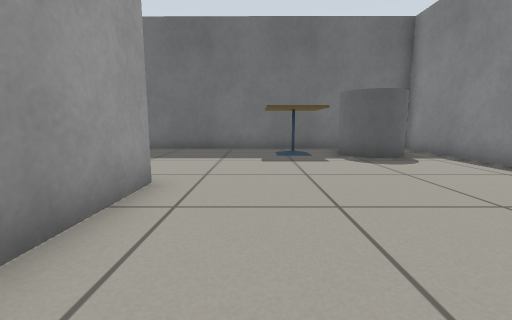
view 1 (above)

20 first-person views from a walk through a world built for the Gazebo simulator. The camera is 0.5 m above the floor, tilts 8° down and sees 90° across. The floor is counted in squares, 0.5 m on a side. Each view is taken from the middle of a square. On the plan, view 1 faces up. The plan holds only what a view shows up to about 11 squares ahead; the rest is blank.

view 2
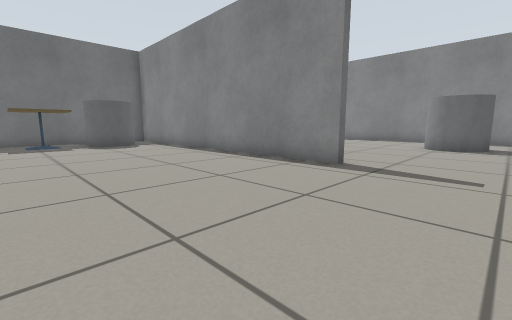

view 3
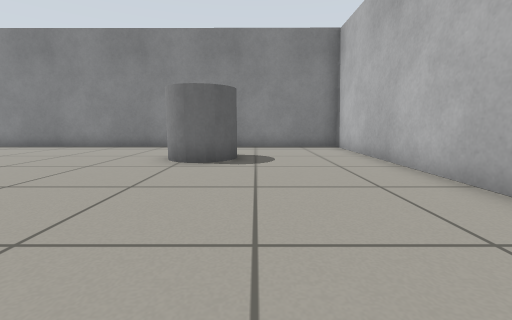

view 4
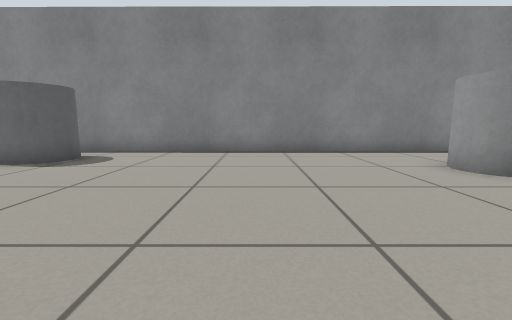

view 5
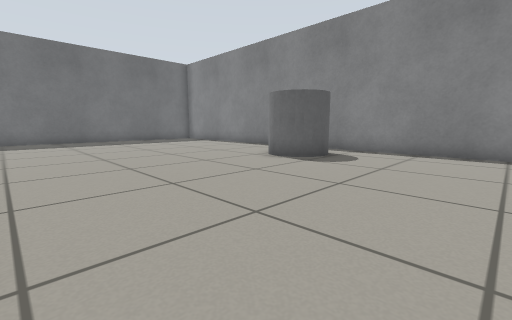

view 6
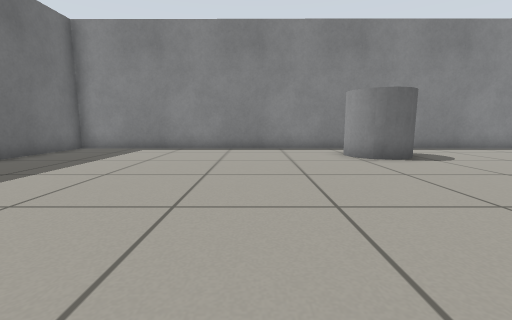

view 7
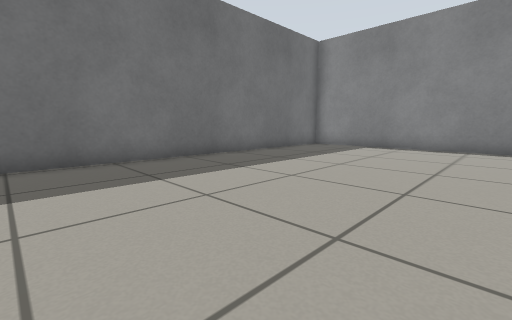

view 8
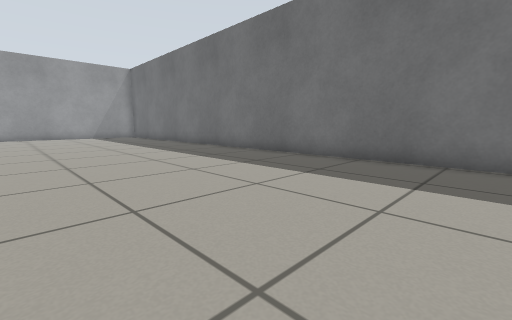

view 9
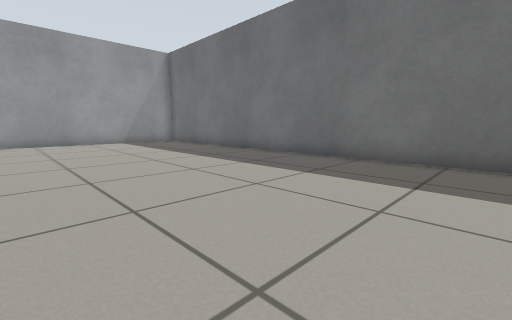

view 10
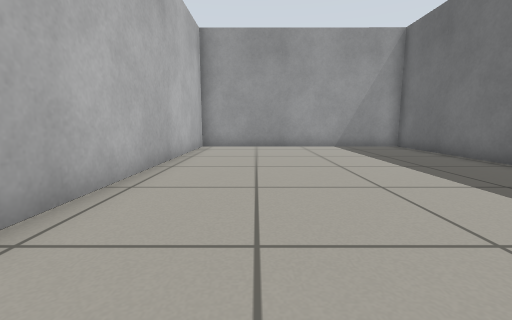

view 11
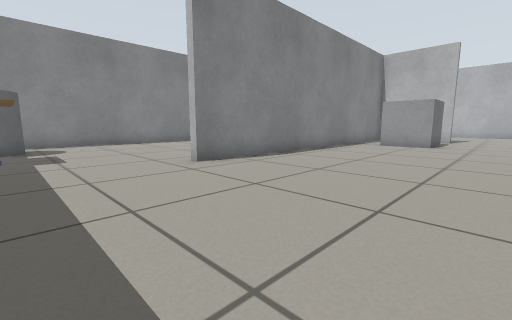

view 12
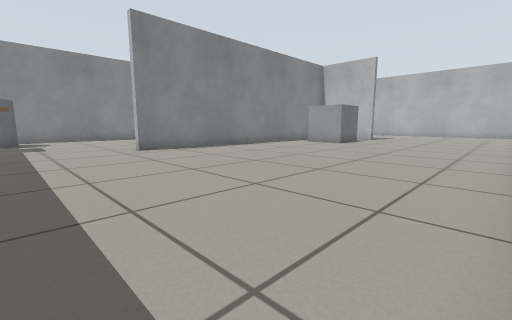

view 13
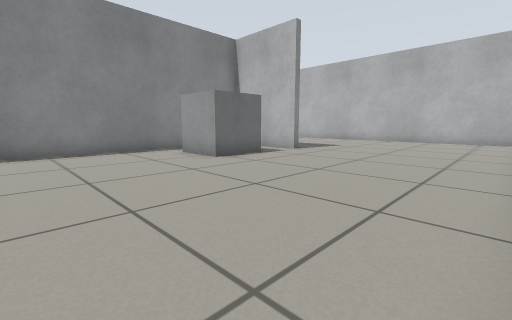

view 14
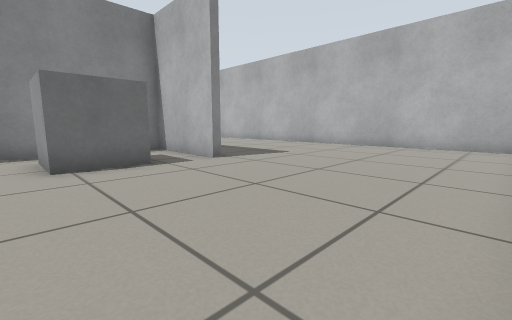

view 15
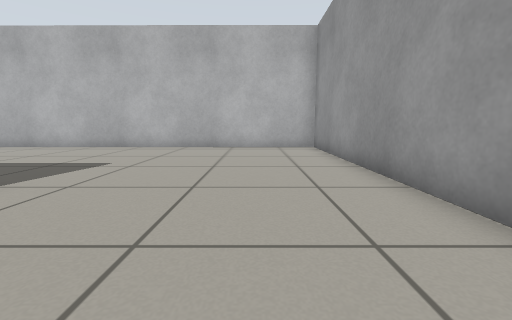

view 16
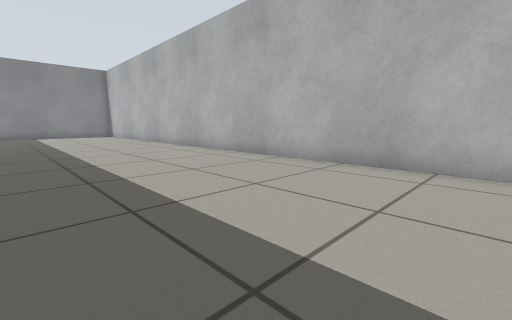

view 17
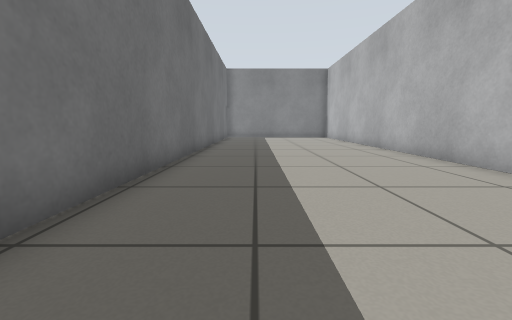

view 18
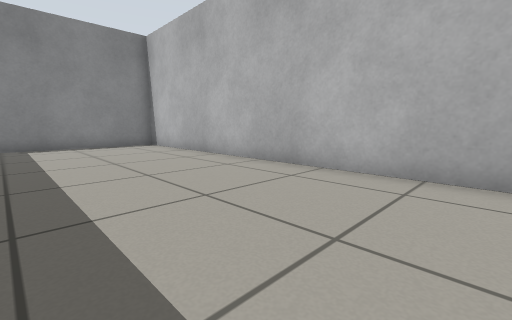

view 19
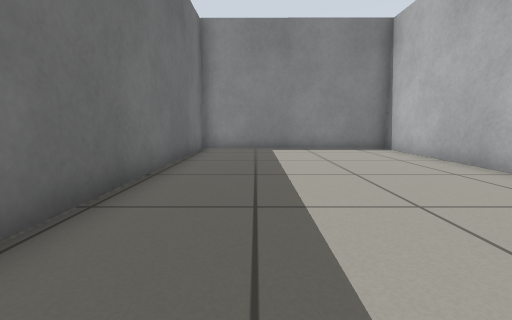

view 20
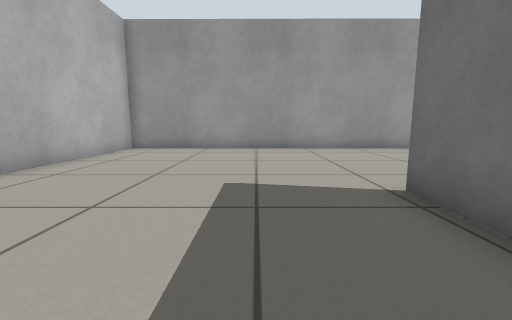

### Floor plan
Ten units are one square. View 1 is at (0, 0); x grows to the right and y downward. Boxes are objects, and circles mark ways between rooms. Rooms are numbered by the first view taken in them; rooms with no view inside come last. Other rooms are left out.
<svg viewBox="-130 -198 300 365">
<path fill="none" stroke="#000" d="M-18 -45 -18 -17M59 21 60 -102 -14 -103M84 85 164 86 165 -192 -124 -193 -124 -106 -33 -106M-41 88 -58 88M-58 85 -22 85 -21 -43M-125 46 -125 161 164 162 164 89 -10 88M-14 -103 -44 -103"/>
<rect x="5" y="-95" width="20" height="20" fill="#bbb"><title>cafe table</title></rect>
<rect x="25" y="-95" width="20" height="20" fill="#bbb"><title>grey cylinder</title></rect>
<rect x="115" y="25" width="20" height="20" fill="#bbb"><title>grey cylinder</title></rect>
<rect x="125" y="-95" width="30" height="30" fill="#bbb"><title>grey cylinder</title></rect>
<rect x="-55" y="45" width="20" height="20" fill="#bbb"><title>grey box</title></rect>
<circle cx="-20" cy="-70" r="3" fill="#2a7"/>
<text x="50" y="-70">1</text>
<text x="-30" y="60">2</text>
</svg>
Room 1 opens to room 2.

Where each view was taken, in squares from view 1:
view 1: 0 up, 0 right, facing up
view 2: 5 down, 0 right, facing up-right
view 3: 5 down, 5 right, facing right
view 4: 2 up, 7 right, facing right
view 5: 3 up, 7 right, facing up-right
view 6: 12 up, 6 right, facing right
view 7: 12 up, 5 right, facing up-right
view 8: 12 up, 8 right, facing up-left
view 9: 12 up, 2 right, facing up-left
view 10: 13 up, 1 left, facing left
view 11: 8 up, 8 left, facing down-right
view 12: 8 up, 12 left, facing down-right
view 13: 0 up, 12 left, facing down-right
view 14: 4 down, 12 left, facing down-right
view 15: 5 down, 10 left, facing down
view 16: 10 down, 6 left, facing down-right
view 17: 11 down, 3 left, facing right
view 18: 11 down, 4 right, facing down-right
view 19: 11 down, 6 right, facing right
view 20: 11 down, 2 left, facing left
